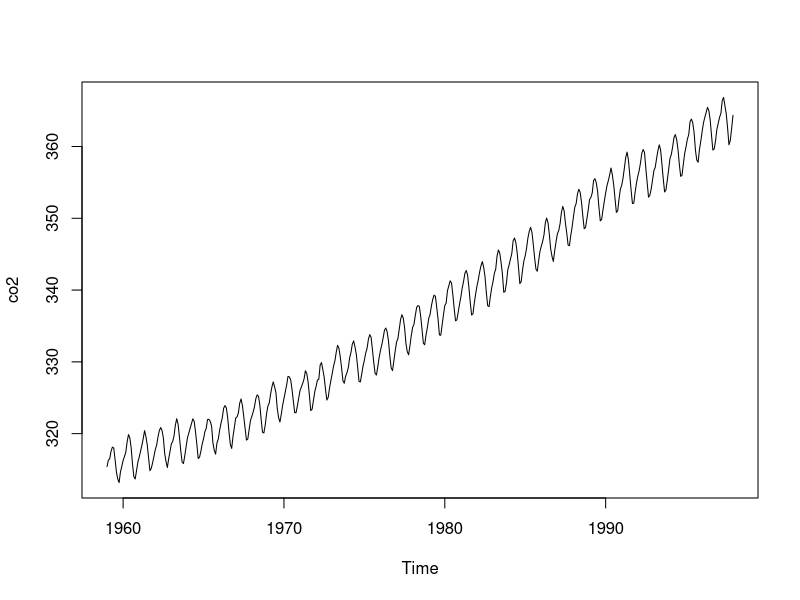
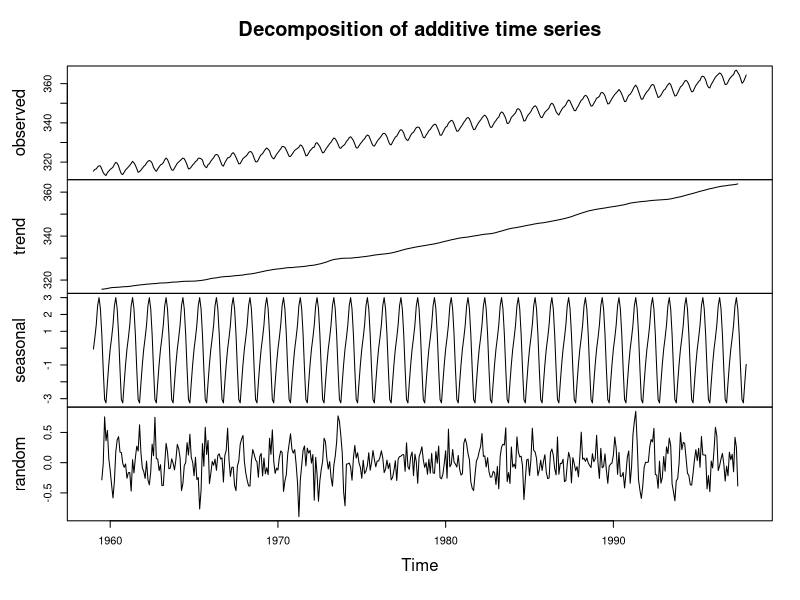
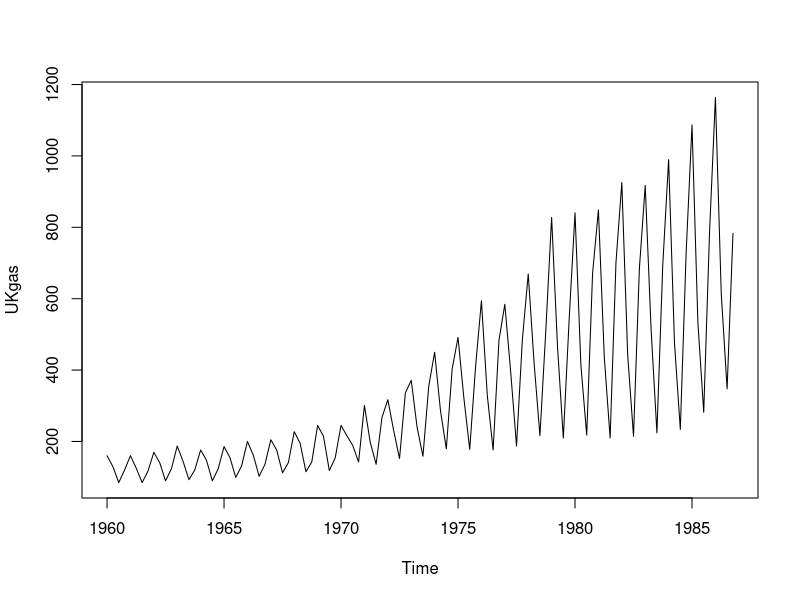
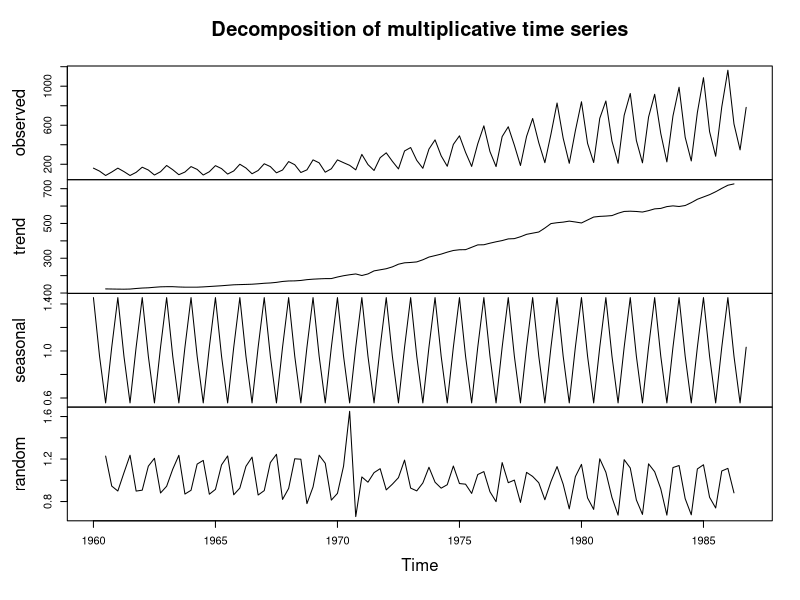
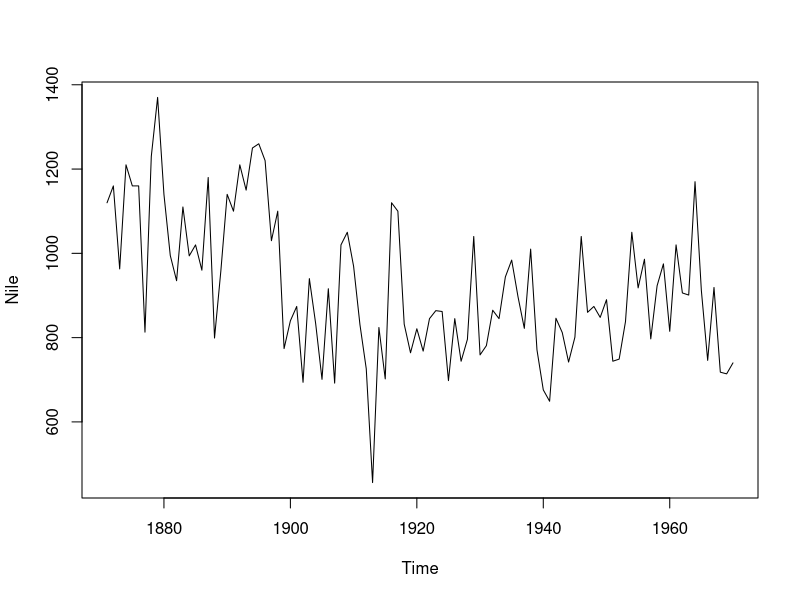
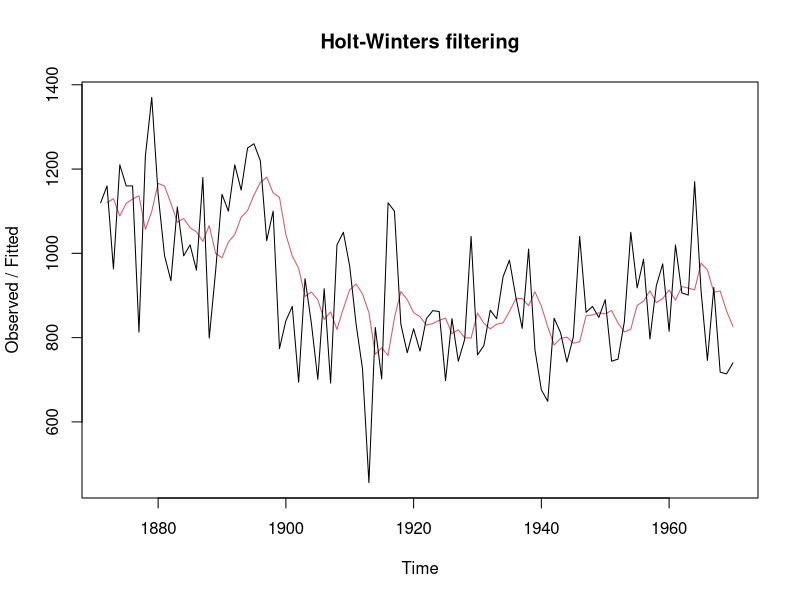
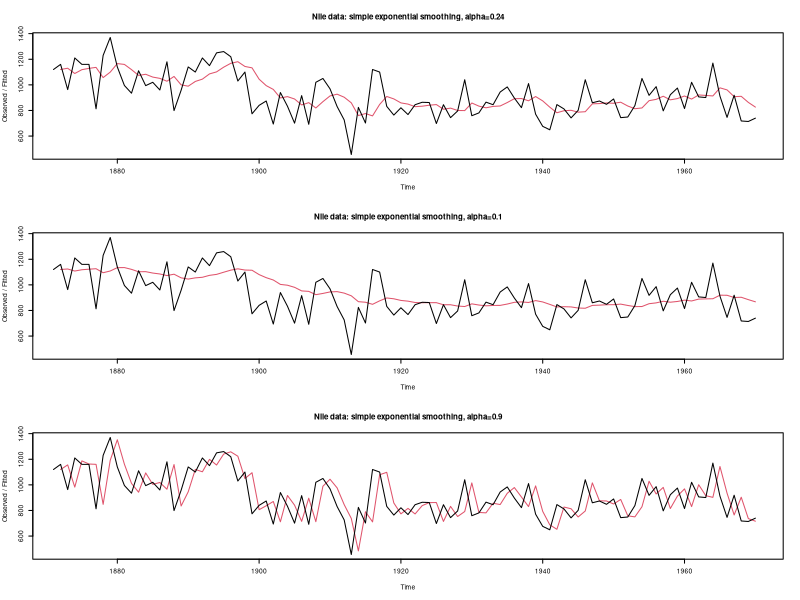

R code for these plots, in order:
## ---- chunk 1
knitr::opts_chunk$set(echo = TRUE)
## ---- chunk 2
str(co2)
## ---- chunk 3
plot(co2)
## ---- chunk 4
co2_d <- decompose(co2, type = "additive")
plot(co2_d)
## ---- chunk 5
str(UKgas)
## ---- chunk 6
plot(UKgas)
## ---- chunk 7
UKgas_d <- decompose(UKgas, type = "multiplicative")
plot(UKgas_d)
## ---- chunk 8
plot(Nile)
## ---- chunk 9
HWNile<- HoltWinters(Nile,  beta= F, gamma= F)
plot(HWNile)
HWNile
## ---- chunk 10
par(mfrow=c(3,1), cex=.4)
plot(HWNile, main="Nile data: simple exponential smoothing, alpha=0.24")

HWNile2 <- HoltWinters(Nile, alpha=.1, beta=F, gamma=F)
plot(HWNile2, main="Nile data: simple exponential smoothing, alpha=0.1")

HWNile3 <- HoltWinters(Nile, alpha=.9, beta=F, gamma=F)
plot(HWNile3, main="Nile data: simple exponential smoothing, alpha=0.9")
